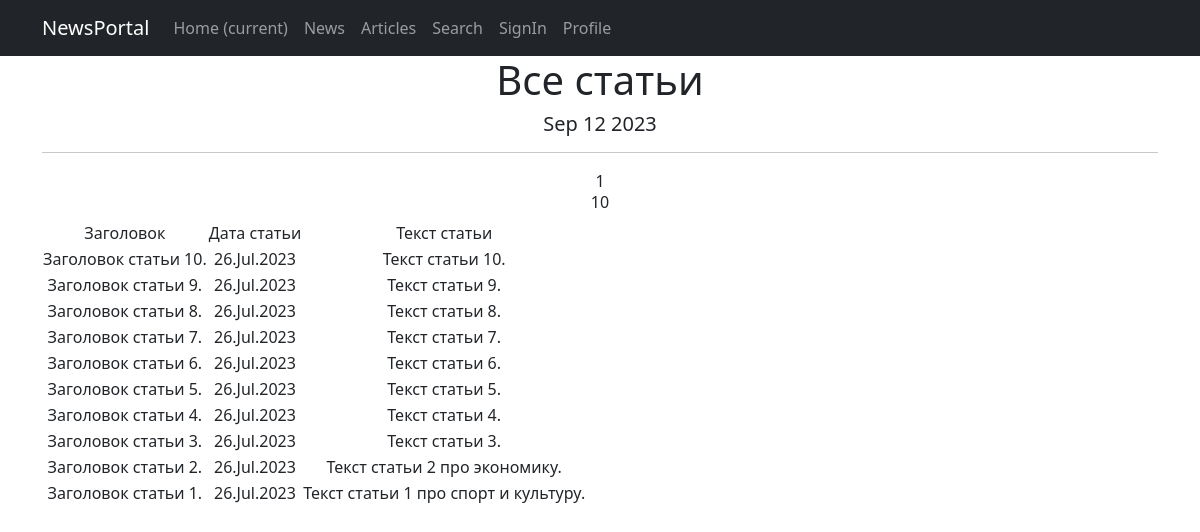
The page /articles/ (signed in) on the database as committed earlier.
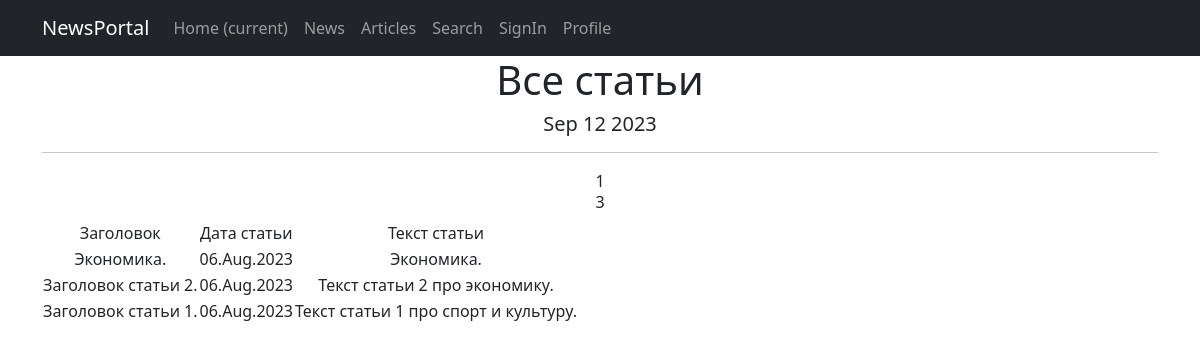
The same page on the database as committed later.
### news/models.py (models this page shows, shortened)
class Post(models.Model):
    article = 'AR'
    news = 'NE'
    POSITIONS = [
        (article, 'Статья'),
        (news, 'Новости')
    ]
    post_type = models.CharField(max_length=2, choices=POSITIONS, default=news)
    created = models.DateTimeField(auto_now_add=True)
    title = models.CharField(max_length=255)
    text = models.TextField()
    post_rating = models.IntegerField(default=0)
    author = models.ForeignKey(Author, on_delete=models.CASCADE)
    category = models.ManyToManyField(Category, through='PostCategory')

### news/views.py (the view)
# urls.py: path('articles/', cache_page(60*5)(ArticlesList.as_view()), name='articles_list'),
class ArticlesList(LoginRequiredMixin, ListView):
    model = Post
    template_name = 'articles/all_articles.html'
    context_object_name = 'posts'
    paginate_by = 10
    def get_queryset(self):
        queryset = super().get_queryset().filter(post_type='AR')
        return queryset.order_by('-created')

### news/templatetags/custom_filters.py (called while the page is built)
@register.filter()
def censor(value):
    words = value.split()
    result = []
    for word in words:
        if word in bad_words:
            result.append(word[0] + "*"*(len(word)-2) + word[-1])
        else:
            result.append(word)
    return " ".join(result)

### news/templatetags/custom_tags.py (called while the page is built)
@register.simple_tag()
def current_time(format_string='%b %d %Y'):
    return datetime.utcnow().strftime(format_string)

### templates/articles/all_articles.html (shortened to what this page needs)
{% extends 'flatpages/default.html' %}
{% load custom_filters %}
{% load custom_tags %}
{% block content %}
    <h1>Все статьи</h1>
    <h5>{% current_time '%b %d %Y' %}</h5>
    <hr>
    {{ page_obj.number }}
    {% if posts %}
        <h6>{{ posts|length }}</h6>
        <table>
            <tr>
                <td>Заголовок</td>
                <td>Дата статьи</td>
                <td>Текст статьи</td>
            </tr>
            {% for post in posts %}
            <tr>
                <td>{{ post.title|censor }}</td>
                <td>{{ post.created|date:'d.M.Y' }}</td>
                <td>{{ post.text|truncatewords:20|censor }}</td>
            </tr>
            {% endfor %}
        </table>
    {% else %}
        <h2>Статей нет!</h2>
    {% endif %}
{% endblock content %}

Rows that differ between the two databases and show on the page:
removed Post: title|censor "Заголовок статьи 10.", created "26.Jul.2023", text|censor "Текст статьи 10."
removed Post: title|censor "Заголовок статьи 9.", created "26.Jul.2023", text|censor "Текст статьи 9."
removed Post: title|censor "Заголовок статьи 8.", created "26.Jul.2023", text|censor "Текст статьи 8."
removed Post: title|censor "Заголовок статьи 7.", created "26.Jul.2023", text|censor "Текст статьи 7."
removed Post: title|censor "Заголовок статьи 6.", created "26.Jul.2023", text|censor "Текст статьи 6."
removed Post: title|censor "Заголовок статьи 5.", created "26.Jul.2023", text|censor "Текст статьи 5."
removed Post: title|censor "Заголовок статьи 4.", created "26.Jul.2023", text|censor "Текст статьи 4."
removed Post: title|censor "Заголовок статьи 3.", created "26.Jul.2023", text|censor "Текст статьи 3."
now on this page (row edited): Post: title|censor "Экономика.", created "06.Aug.2023", text|censor "Экономика."
changed Post "Заголовок статьи 2.": created "26.Jul.2023" → "06.Aug.2023"
changed Post "Заголовок статьи 1.": created "26.Jul.2023" → "06.Aug.2023"
Other text that changed with them:
{{ posts|length }}: "10" → "3"
